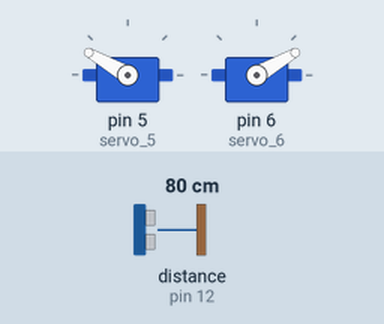
Simulated run of this sketch. Board: Arduino Uno, built with avr-gcc and run on an emulated ATmega328P. On the bench: 2 × servo. Wiring (inferred from the names in the program): ultrasonic range finder: trigger pin 11; echo pin 12. The inputs (shaded band) are chosen by the test bench; at power-on: distance to the obstacle (sensor on pin 12) 80 cm. The echo pulse lasts 58.3 µs per cm.

Above: at 1.2 s.
1.3 s: distance to the obstacle (sensor on pin 12) set to 55 cm
2.8 s: distance to the obstacle (sensor on pin 12) set to 48 cm
At 3.5 s:
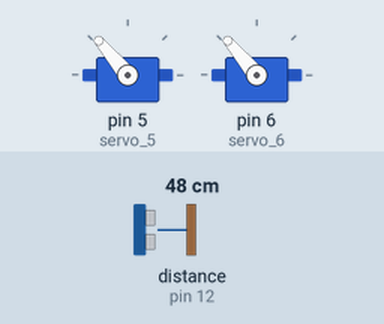
4.3 s: distance to the obstacle (sensor on pin 12) set to 60 cm
At 4.6 s:
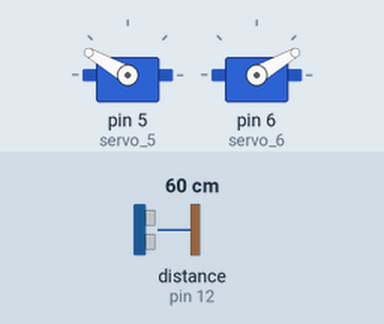
5.8 s: distance to the obstacle (sensor on pin 12) set to 2 cm
At 6.8 s:
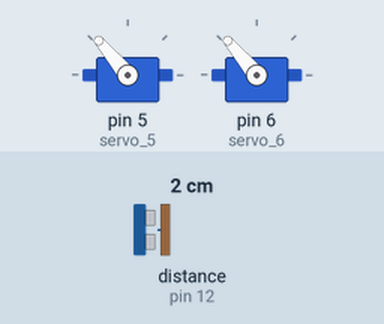
Timing chart, 0 to 8.3 s (numbered marks = the images above; inputs shaded):
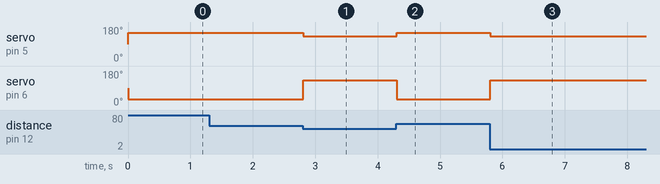

Measured:
- the behaviour switches between 51 and 50 cm on distance to the obstacle (sensor on pin 12) (found by bisection; images 0 and 1)
- after the input at 1.3 s, every drawn part: stays the same
- after the input at 2.8 s, servo on pin 5 (servo_5): 150° → 130° at once; servo on pin 6 (servo_6): 30° → 130° at once
- after the input at 4.3 s, servo on pin 5 (servo_5): 130° → 150° at once; servo on pin 6 (servo_6): 130° → 30° at once
- after the input at 5.8 s, servo on pin 5 (servo_5): 150° → 130° at once; servo on pin 6 (servo_6): 30° → 130° at once

The sketch:

Vetura.ino
```cpp
#include <Servo.h>//Thiirrja e libraris se servo motorrave
//Definimin e variablave ku ruhen vlera prej senzorit te distances
int trigPin = 11;    //Trig - green Jumper
int echoPin = 12;    //Echo - yellow Jumper
long duration, cm, inches;

//definimin e vendosjes se servo motorrave ne arduino
Servo servo_5;
Servo servo_6;

void setup() {//Definimin e inputeve dhe outputeve mbrenda arduinos
  Serial.begin (9600);
  servo_5.attach(5);
  servo_6.attach(6);

  pinMode(trigPin, OUTPUT);
  pinMode(echoPin, INPUT);
}

void loop()//Eshte unaza ku behet definimi i funksineve qe kryhen mbrend arduinos

{
  digitalWrite(trigPin, LOW);
  delayMicroseconds(5);
  digitalWrite(trigPin, HIGH);
  delayMicroseconds(10);
  digitalWrite(trigPin, LOW);
  pinMode(echoPin, INPUT);
  duration = pulseIn(echoPin, HIGH);
  cm = (duration/2) / 29.1;
  inches = (duration/2) / 74;

  if(cm<50){
    servo_5.write(130);
    servo_6.write(130);
  }
  else{
    servo_5.write(150);
    servo_6.write(30);
  }


}
```
